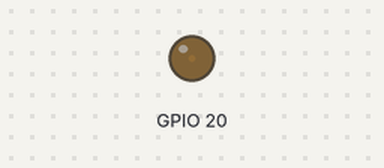
Bench run of a program on a simulated Raspberry Pi (BCM pin numbers). Parts: output pins drawn as LEDs (lit = HIGH). The clock reads 2024-03-15 10:24:30 at power-on unless the program sets it.

Above: at 0.65 s.
Timing chart, 0 to 7.1 s (numbered marks = the images above):
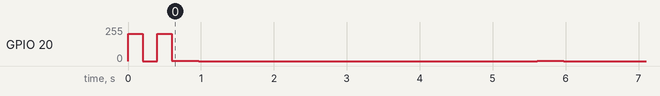

Measured:
- by itself, GPIO 20: 204/255 → 0/255 at 0.20 s, → 204/255 0.20 s later, → 1/255 0.20 s later, → 0/255 0.37 s later, … (18 changes in this stretch)

The program:

vibration_motors.py
```python
# Simple test for NeoPixels on Raspberry Pi
import time
import threading
from struct import pack, unpack
import RPi.GPIO as gpio

def clamp(val, min_val, max_val):
    return max(min(val, max_val), min_val)

class VibrationMotor:

    DT = 0.01

    def __init__(self, m_id, pin_num):
        self.motor_id = m_id
        self.pin = pin_num

        gpio.setmode(gpio.BCM)
        gpio.setup(self.pin, gpio.OUT)
        self.gpio = gpio.PWM(self.pin, 400)
        self.gpio.start(0.0)

        self.execution = 0
        self.repetition = 0

        self.pulse_num = 0
        self.number_of_pulses = 1
        self.pulses = []
        for pulse in range(self.number_of_pulses):
            self.pulses.append(PulseDefinition())

        self.set_mode('wizzy_clear')
        self.is_active = False
        self.heartbeat()

    def heartbeat(self):
        self.gpio.ChangeDutyCycle(80.0)
        time.sleep(0.2)
        self.gpio.ChangeDutyCycle(0.0)
        time.sleep(0.2)
        self.gpio.ChangeDutyCycle(80.0)
        time.sleep(0.2)
        self.turn_off()

    def turn_off(self):
        self.is_active = False
        self.gpio.ChangeDutyCycle(0.0)

    def reset_sequence(self):
        #print ('began sequence, motor:', self.motor_id)
        self.set_state_params('attack')
        self.execution = 0
        self.repetition = 0

        self.current_power = 0
        self.pulse_num = 0
        self.last_state_change = time.time()
        self.last_iteration = time.time()
        self.is_active = True

    def iterate_sequence(self):
        #while True:
        if self.is_active:
            now = time.time()
            state_diff = now-self.last_state_change
            iteration_diff = now-self.last_iteration

            if state_diff > self.ramp_time:  # change to next state
                self.set_state_params(self.next_state)
                self.last_state_change = now

            else:   # Iterate next step
                self.current_power += self.jump_value * iteration_diff
                self.current_power = clamp(self.current_power, 0.0, 100.0)
                self.gpio.ChangeDutyCycle(self.current_power)
                self.last_iteration = now

            if self.repetition == self.pulses[self.pulse_num].repetitions:
                time.sleep(self.pulses[self.pulse_num].sequence_delay)
                now = time.time()
                # Compensate for lost time while sleeping:
                self.last_state_change = now
                self.last_iteration = now
                self.pulse_num += 1
                self.repetition = 0

            if self.pulse_num == self.number_of_pulses:
                self.execution += 1
                self.pulse_num = 0

            # Stop after some (2) iterations:
            if self.execution == self.max_executions:
                self.turn_off()

            #print('state:', state_diff, 'iter:', iteration_diff, 'jump:', self.jump_value, 'power:', self.current_power, 'pulse:', self.pulse_num, 'rep:', self.repetition, 'exec:', self.execution)

            #time.sleep(VibrationMotor.DT)

    def set_state_params(self, state):
        pulse = self.pulses[self.pulse_num]
        if state == 'attack':
            self.calc_state_params(pulse.attack, 0, pulse.power, 'sustain')
            self.repetition += 1

        elif state == 'sustain':
            self.calc_state_params(pulse.sustain, pulse.power, pulse.power, 'release')

        elif state == 'release':
            self.calc_state_params(pulse.release, pulse.power, 0, 'idle')

        elif state == 'idle':
            self.calc_state_params(pulse.pulse_delay, 0, 0, 'attack')

    def calc_state_params(self, state_time, start_value, end_value, next_state):
        self.ramp_time = state_time
        if self.ramp_time == 0:
            self.ramp_time = 0.01
        self.jump_value = (end_value - start_value) / self.ramp_time
        self.next_state = next_state


    def set_mode(self, mode):
        # All states are in capital letters!
        # Can be shortened after values are found.
#############################################################################################
        if mode == 'wizzy_clear':
            self.current_mode = 'wizzy_clear'

            # First pulse definition:
            self.pulses[0].power = 1
            self.pulses[0].attack = 0.01
            self.pulses[0].sustain = 0.01
            self.pulses[0].release = 0.01
            self.pulses[0].pulse_delay = 0.1
            self.pulses[0].sequence_delay = 0.1
            self.pulses[0].repetitions = 2

            if self.number_of_pulses > 1:
                self.pulses[1].power = 100
                self.pulses[1].attack = 0.05
                self.pulses[1].sustain = 0.1
                self.pulses[1].release = 0.05
                self.pulses[1].pulse_delay = 0.1
                self.pulses[1].sequence_delay = 0.2
                self.pulses[1].repetitions = 1

            self.max_executions = 1
###########################################################################################

        elif mode == 'wizzy_A':
            self.current_mode = 'wizzy_A'
            # First pulse definition:
            self.pulses[0].power = 70
            self.pulses[0].attack = 0.070
            self.pulses[0].sustain = 0.100
            self.pulses[0].release = 0.330
            self.pulses[0].pulse_delay = 0.1
            self.pulses[0].sequence_delay = 0.1
            self.pulses[0].repetitions = 1

            # Second pulse definition:
            if self.number_of_pulses > 1:
                self.pulses[1].power = 100
                self.pulses[1].attack = 0.05
                self.pulses[1].sustain = 0.1
                self.pulses[1].release = 0.05
                self.pulses[1].pulse_delay = 0.1
                self.pulses[1].sequence_delay = 0.2
                self.pulses[1].repetitions = 1

            self.max_executions = 1

        elif mode == 'wizzy_B':
            self.current_mode = 'wizzy_B'
            # First pulse definition:
            self.pulses[0].power = 85
            self.pulses[0].attack = 0.050
            self.pulses[0].sustain = 0.200
            self.pulses[0].release = 0.100
            self.pulses[0].pulse_delay = 0.200
            self.pulses[0].sequence_delay = 0.1
            self.pulses[0].repetitions = 2

            # Second pulse definition:
            if self.number_of_pulses > 1:
                self.pulses[1].power = 100
                self.pulses[1].attack = 0.05
                self.pulses[1].sustain = 0.1
                self.pulses[1].release = 0.05
                self.pulses[1].pulse_delay = 0.1
                self.pulses[1].sequence_delay = 0.2
                self.pulses[1].repetitions = 1

            self.max_executions = 1

        elif mode == 'wizzy_C':
            self.current_mode = 'wizzy_C'
            # First pulse definition:
            self.pulses[0].power = 110
            self.pulses[0].attack = 0.050
            self.pulses[0].sustain = 0.150
            self.pulses[0].release = 0.033
            self.pulses[0].pulse_delay = 0.100
            self.pulses[0].sequence_delay = 0.1
            self.pulses[0].repetitions = 5

            # Second pulse definition:
            if self.number_of_pulses > 1:
                self.pulses[1].power = 100
                self.pulses[1].attack = 0.05
                self.pulses[1].sustain = 0.1
                self.pulses[1].release = 0.05
                self.pulses[1].pulse_delay = 0.1
                self.pulses[1].sequence_delay = 0.2
                self.pulses[1].repetitions = 1

            self.max_executions = 1

        else:
            pass  # Non - existent mode!


class PulseDefinition:
    def __init__(self):
        self.power = 100  # full power
        self.attack = 0  # Seconds
        self.sustain = 0  # Seconds
        self.release = 0  # Seconds
        self.pulse_delay = 0
        self.sequence_delay = 0
        self.repetitions = 1

if __name__ == "__main__":

    desired_motor = 0  # [0-5]

    motor_list = [VibrationMotor(1, 20)]
    repeating_interval = 5  # Seconds

    now = time.time() - repeating_interval

    try:
        for motor in motor_list:
            motor.reset_sequence()
        while True:
            for motor in motor_list:
                motor.iterate_sequence()
            time.sleep(VibrationMotor.DT)

            if time.time() - now > repeating_interval:
                now = time.time()
                for motor in motor_list:
                    motor.reset_sequence()

    finally: # Quit program cleanly
        time.sleep(0.1)
        for motor in motor_list:
            motor.turn_off()
            motor.gpio.stop()
```
